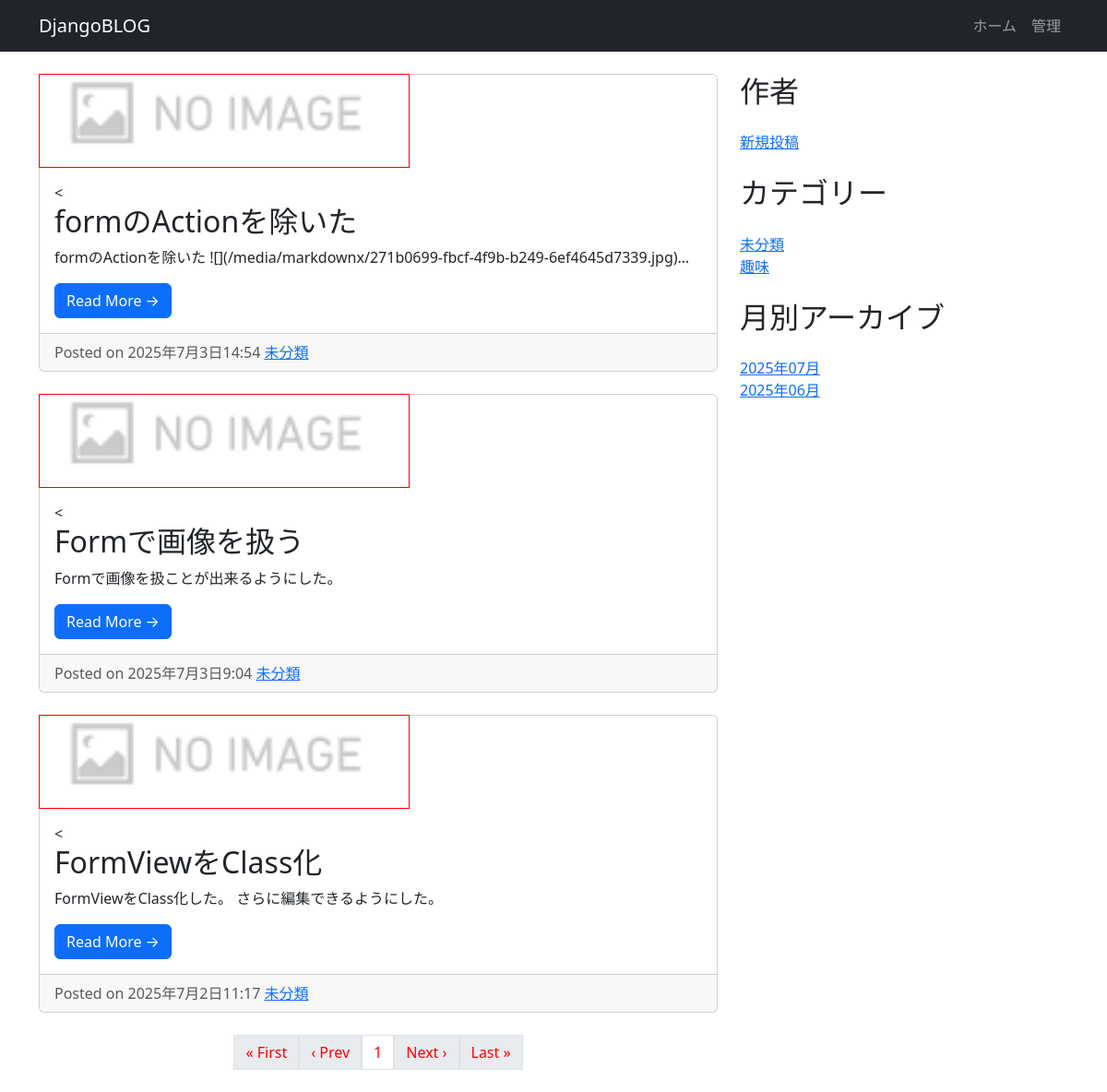
Screenshot of /archive/2025/7/ with the database file from the repository.
### app/models.py (models this page shows, shortened)
class Post(models.Model):
    title = models.CharField(max_length=255)
    content = MarkdownxField()
    created_at = models.DateTimeField(auto_now_add=True)
    updated_at = models.DateTimeField(auto_now=True)
    thumbnail = models.ImageField(upload_to='images/', null=True, blank=True) #追加
    categories = models.ForeignKey(Category, on_delete=models.SET_DEFAULT, related_name='posts', default=1)

class Category(models.Model):
    name = models.CharField(max_length=255)
    slug = models.SlugField(unique=True, max_length=255, null=True, blank=True)
    description = models.TextField(null=True, blank=True)
    created_at = models.DateTimeField(auto_now_add=True)
    updated_at = models.DateTimeField(auto_now=True)
    def __str__(self):
        return self.name
    def get_absolute_url(self):
        if self.slug:
            return reverse('post_list_by_category', args=[self.slug])
        else:
            return reverse('post_list_by_category', args=['undefined'])

### app/views.py (the view)
# urls.py: path('archive/<int:year>/<int:month>/', PostListByMonthView.as_view(), name='post_list_by_month'), #追加
class PostListByMonthView(PostListView):
    def get_queryset(self):
        queryset = super().get_queryset()
        year = self.kwargs.get('year')
        month = self.kwargs.get('month')
        if year and month:
            queryset = queryset.filter(created_at__year=year, created_at__month=month)
        return queryset
    def get_context_data(self, **kwargs):
        context = super().get_context_data(**kwargs)
        year = self.kwargs.get('year')
        month = self.kwargs.get('month')
        context.update({
            'year': year,
            'month': month,
        })
        return context

### app/views.py (called while the page is built)
def get_common_data():
    category_list = Category.objects.all()
    post_month_list = Post.objects.dates('created_at', 'month', order='DESC')
    return {'category_list': category_list, 'post_month_list': post_month_list}

    def get_context_data(self, **kwargs):
        context = super().get_context_data(**kwargs)
        context.update(get_common_data())
        return context

### app/templates/app/post_list.html
{% extends 'blog_base.html' %}
{% block content %}
    {% for post in posts %}
      <div class="card mb-4">
        <div class="overflow-hidden outline" style="width:400px; height:100px;">
        {% if post.thumbnail %}
            <img class="card-img-top" src="{{ post.thumbnail.url }}" alt="{{ post.title }}">
        {% else %}
            <img class="card-img-top" src="/media/images/noImage.png" alt="">
        {% endif %}
        </div>
        <div class="card-body">
            <<h2 class="card-title">{{ post.title }}</h2>
            <p class="card-text">{{ post.content|truncatechars:80 | safe }}</p>
            <a href="{% url 'post_detail' pk=post.id %}" class="btn btn-primary">Read More &rarr;</a>
        </div>
        <div class="card-footer text-muted">
            Posted on {{ post.created_at }}
            <a href="{{ post.categories.get_absolute_url }}">{{ post.categories.name }}</a>
        </div>
      </div>
    {% endfor %}
        <div class="pagination justify-content-center">
          {% if page_obj.has_previous %}
            <a class="page-link" href="?page=1">&laquo; First</a>
            <a class="page-link" href="?page={{ page_obj.previous_page_number }}">&lsaquo; Prev</a>
          {% else %}
            <span class="page-link disabled">&laquo; First</span>
            <span class="page-link disabled">&lsaquo; Prev</span>
          {% endif %}
          {% for num in page_obj.paginator.page_range %}
            {% if page_obj.number == num %}
              <span class="page-link current-page">{{ num }}</span>
            {% elif num > page_obj.number|add:'-3' and num < page_obj.number|add:'3' %}
              <a class="page-link" href="?page={{ num }}">{{ num }}</a>
            {% endif %}
          {% endfor %}
          {% if page_obj.has_next %}
            <a class="page-link" href="?page={{ page_obj.next_page_number }}">Next &rsaquo;</a>
            <a class="page-link" href="?page={{ page_obj.paginator.num_pages }}">Last &raquo;</a>
          {% else %}
            <span class="page-link disabled">Next &rsaquo;</span>
            <span class="page-link disabled">Last &raquo;</span>
          {% endif %}
        </div>
{% endblock %}

### app/templates/blog_base.html (shortened to what this page needs)
{% load static %}
<!DOCTYPE html>
<html>
<head>
  <link href="https://cdn.jsdelivr.net/npm/bootstrap@5.3.0/dist/css/bootstrap.min.css" rel="stylesheet">
  <link rel="stylesheet" href="{% static 'css/blog.css' %}">
</head>
<body>
  <nav class="navbar navbar-expand-lg navbar-dark bg-dark">
    <div class="container">
    <a class="navbar-brand" href="{% url 'post_list' %}">DjangoBLOG</a>
    <ul class="navbar-nav">
      <li class="nav-item"><a class="nav-link" href="/">ホーム</a></li>
                    <li class="nav-item">
                        <a class="nav-link" href="/admin">管理</a>
                    </li>
    </ul>
    </div>
  </nav>
  <main class="container mb-4">
    <div class="row">
      <div class="col-md-8 mt-4">
        {% block content %}
        {% endblock %}
      </div>
      <div class="col-md-4 mt-4">
        <h2 class="mb-4">作者</h2>
        <ul class="list-unstyled mb-4">
            <li><a href="{% url 'add_form' %}">新規投稿</a></li>
        </ul>
        <h2 class="mb-4">カテゴリー</h2>
        <ul class="list-unstyled mb-4">
            {% for category_name in category_list %}
                <li><a href="{% url 'post_list_by_category' slug=category_name.slug %}">{{ category_name }}</a></li>
            {% endfor %}
        </ul>
        <h2 class="mb-4">月別アーカイブ</h2>
        <ul class="list-unstyled mb-0">
            {% for post_month in post_month_list %}
                <li><a href="{% url 'post_list_by_month' year=post_month.year month=post_month.month %}">
                        {{ post_month|date:"Y年m月" }}
                    </a></li>
            {% endfor %}
        </ul>
      </div>
    </div>
  </main>
</body>
</html>

### app/static/css/blog.css (style rules this page uses)
.pagination .disabled,.pagination .current-page { color: #f00; }
.outline { outline: 1px solid red; }

### rows the page displays
Post: title "formのActionを除いた", content "formのActionを除いた ![](/media/markdownx/271b0699-fbcf-4f9b-b249-6ef4645d7339.jpg)…", created_at "2025年7月3日14:54", categories.name "未分類"
Post: title "Formで画像を扱う", content "Formで画像を扱ことが出来るようにした。", created_at "2025年7月3日9:04", categories.name "未分類"
Post: title "FormViewをClass化", content "FormViewをClass化した。 さらに編集できるようにした。", created_at "2025年7月2日11:17", categories.name "未分類"
Category: name "未分類"
Category: name "趣味"

### other values shown
{{ num }} "1"
{{ post_month|date:"Y年m月" }} "2025年07月" "2025年06月"
